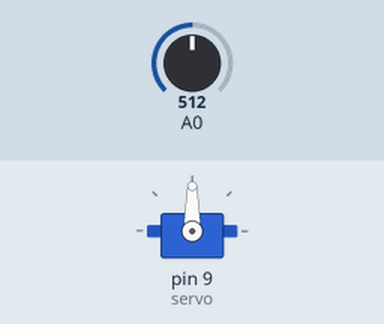
Bench run of a sketch on a simulated Arduino Uno, built with avr-gcc and run on an emulated ATmega328P. On the bench: servo. The inputs (shaded band) are chosen by the test bench; at power-on: A0 = 512.

Above: at 1.2 s.
1.3 s: A0 set to 716
At 2.1 s:
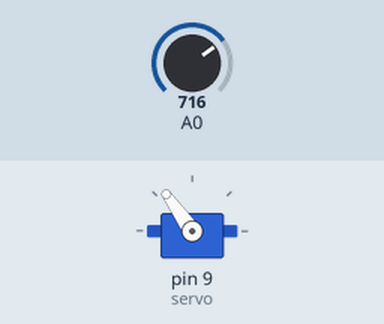
2.8 s: A0 set to 900
At 4.0 s:
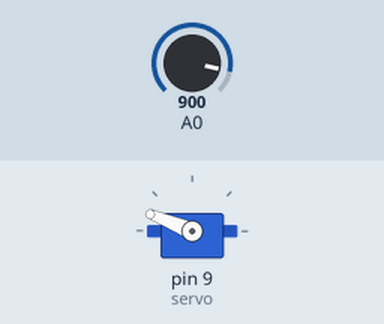
4.3 s: A0 set to 1023
At 5.5 s:
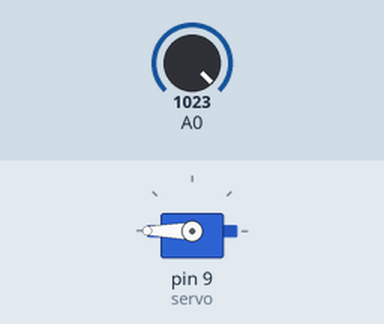
5.8 s: A0 set to 306
At 6.8 s:
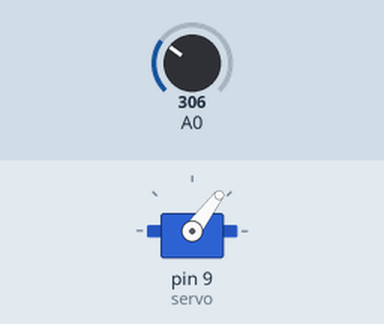
7.3 s: A0 set to 122
At 7.7 s:
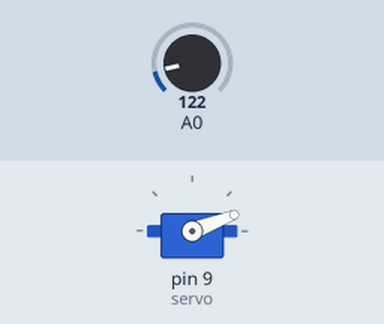
Timing chart, 0 to 9.8 s (numbered marks = the images above; inputs shaded):
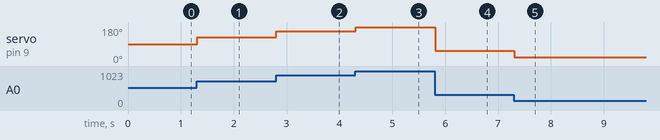

The sketch:

servo_potentiometer.ino
```cpp
#include <Servo.h>

Servo servo;
int pot = 0;  // potentiometer value
int pos = 0;  // servomotor position

void setup() {
    servo.attach(9);
}

void loop() {

  pot = analogRead(A0);   // 0-1023
  pos = map(pot, 0, 1023, 0, 180);
  servo.write(pos);    // 0-180

  delay(10);
}
```

Measured:
- after the input at 1.3 s, servo on pin 9 (servo): 90° → 125° at once
- after the input at 2.8 s, servo on pin 9 (servo): 125° → 158° at once
- after the input at 4.3 s, servo on pin 9 (servo): 158° → 180° at once
- after the input at 5.8 s, servo on pin 9 (servo): 180° → 53° at once
- after the input at 7.3 s, servo on pin 9 (servo): 53° → 21° at once
